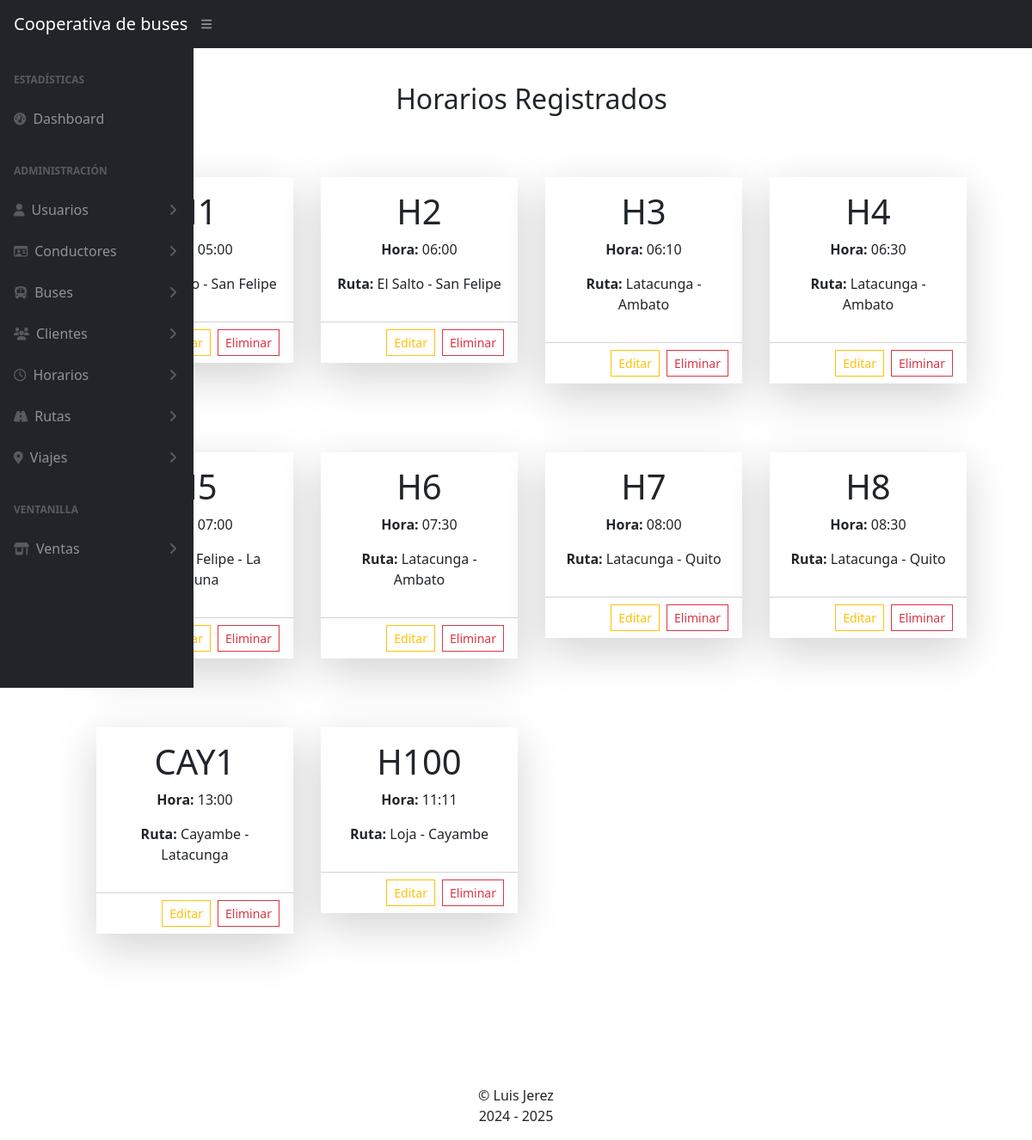
/horarios/, run on the app's committed database.
### Apps/horarios/models.py (models this page shows, shortened)
class Horario(models.Model):
    id = models.AutoField(primary_key=True)
    codigo = models.CharField(max_length=10, unique=True)
    hora = models.TimeField()
    ruta = models.ForeignKey(Ruta, related_name='ruta_del_horario', on_delete=models.DO_NOTHING, blank=True, null=True)

### Apps/rutas/models.py (models this page shows)
class Ruta(models.Model):
    id = models.BigAutoField(primary_key=True)
    codigo = models.CharField(max_length=10, unique=True)
    partida = models.TextField(verbose_name='Lugar de Partida')
    destino = models.TextField(verbose_name='Lugar de Llegada')
    precio = models.DecimalField(verbose_name='Precio', default=0.3, max_digits=4, decimal_places=2)
    def __str__(self):
        return f'{self.partida} - {self.destino}'

### Apps/horarios/views.py (the view)
# urls.py: path('', views.inicio),
def inicio(request):
    return render(request, 'horarios.html', {'horarios':Horario.objects.all(),
                                          'titulo':'HORARIOS'})

### Apps/horarios/templates/horarios.html (shortened to what this page needs)
{% extends 'base.html' %}
{% block body %}
<div class="container m-5 text-center">
  <div class="row pt-5">
    <h2>Horarios Registrados</h2>
  </div>
  <div class="row p-5">
    {% for h in horarios %}
    <div class="col-lg-3 p-3 mb-5">
      <div class="rounded-0 border-0 card shadow-lg">
        <div class="card-body">
          <div class="row">
            <div class="col-12">
              <h1>{{h.codigo}}</h4>
            </div>
            <div class="col-12">
              <p><b>Hora:</b> {{h.hora}}</h2>
            </div>
            <div class="col-12">
              <p><b>Ruta:</b> {{h.ruta}}</h3>
            </div>
          </div>
        </div>
        <div class="card-footer bg-body">
          <div class="d-flex justify-content-end align-items-center">
            <a href="/horarios/administracion/editar/{{h.id}}"
              class="rounded-0 btn btn-sm me-2 btn-outline-warning">Editar</a>
            <form action="/horarios/administracion/eliminar/{{h.id}}" method="post">
              <button class="rounded-0 btn btn-outline-danger btn-sm">
                Eliminar
              </button>
            </form>
          </div>
        </div>
      </div>
    </div>
    {% endfor %}
  </div>
</div>
{% endblock %}

### data on the page
Horario: codigo "H1", hora "05:00", ruta "El Salto - San Felipe"
Horario: codigo "H2", hora "06:00", ruta "El Salto - San Felipe"
Horario: codigo "H3", hora "06:10", ruta "Latacunga - Ambato"
Horario: codigo "H4", hora "06:30", ruta "Latacunga - Ambato"
Horario: codigo "H5", hora "07:00", ruta "San Felipe - La Laguna"
Horario: codigo "H6", hora "07:30", ruta "Latacunga - Ambato"
Horario: codigo "H7", hora "08:00", ruta "Latacunga - Quito"
Horario: codigo "H8", hora "08:30", ruta "Latacunga - Quito"
Horario: codigo "CAY1", hora "13:00", ruta "Cayambe - Latacunga"
Horario: codigo "H100", hora "11:11", ruta "Loja - Cayambe"
